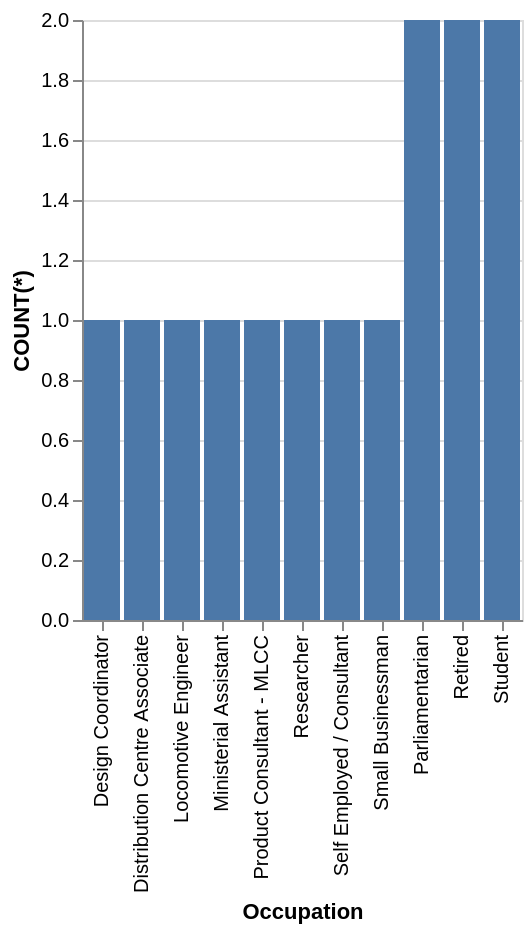

Here is the Vega-Lite specification saved for this chart:
### Vega-Lite specification from a JSON file in a GitHub repository (floating-point values rounded to 4 significant figures)
{"data": {"values": [{"x_data": "Design Coordinator", "y_data": 1}, {"x_data": "Distribution Centre Associate", "y_data": 1}, {"x_data": "Locomotive Engineer", "y_data": 1}, {"x_data": "Ministerial Assistant", "y_data": 1}, {"x_data": "Product Consultant - MLCC", "y_data": 1}, {"x_data": "Researcher", "y_data": 1}, {"x_data": "Self Employed / Consultant", "y_data": 1}, {"x_data": "Small Businessman", "y_data": 1}, {"x_data": "Parliamentarian", "y_data": 2}, {"x_data": "Retired", "y_data": 2}, {"x_data": "Student", "y_data": 2}]}, "mark": "bar", "encoding": {"x": {"field": "x_data", "type": "nominal", "title": "Occupation", "sort": {"op": "sum", "field": "y_data", "order": "ascending"}}, "y": {"field": "y_data", "type": "quantitative", "title": "COUNT(*)"}}}
